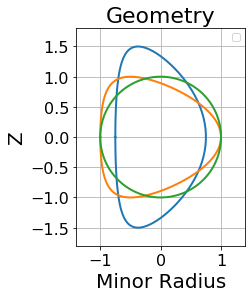

Python code for this plot:
import numpy as np
import matplotlib.pyplot as plt

theta=np.linspace(-np.pi,np.pi,100)

tri=0.5
kappa =2.

x= 0.75* np.cos(theta + (np.arcsin(tri))*(np.sin(theta)))
y=0.75* kappa*np.sin(theta)

fig = plt.figure()
ax=fig.gca()
ax.set_aspect('equal')

plt.plot(x,y,linewidth=2.0)#,label= " CANDY Growth Rate", markersize =1 )

tri=0.5
kappa =1.
x= np.cos(theta + (np.arcsin(tri))*(np.sin(theta)))
y1= kappa*np.sin(theta)
plt.plot(x,y1,linewidth=2.0)

tri=0.
kappa =1.0
x= np.cos(theta + (np.arcsin(tri))*(np.sin(theta)))
y2=  kappa*np.sin(theta)
plt.plot(x,y2,linewidth=2.0)


plt.xlabel ('Minor Radius', fontsize = 20)
plt.ylabel ('Z', fontsize =20)

plt.xlim((-1.4, 1.4))

plt.ylim((-1.8, 1.8))
plt.title ('Geometry',fontsize = 22 )

plt.xticks(fontsize=16)
plt.yticks(fontsize=16)  

plt.grid(True)
plt.legend()
plt.show()
